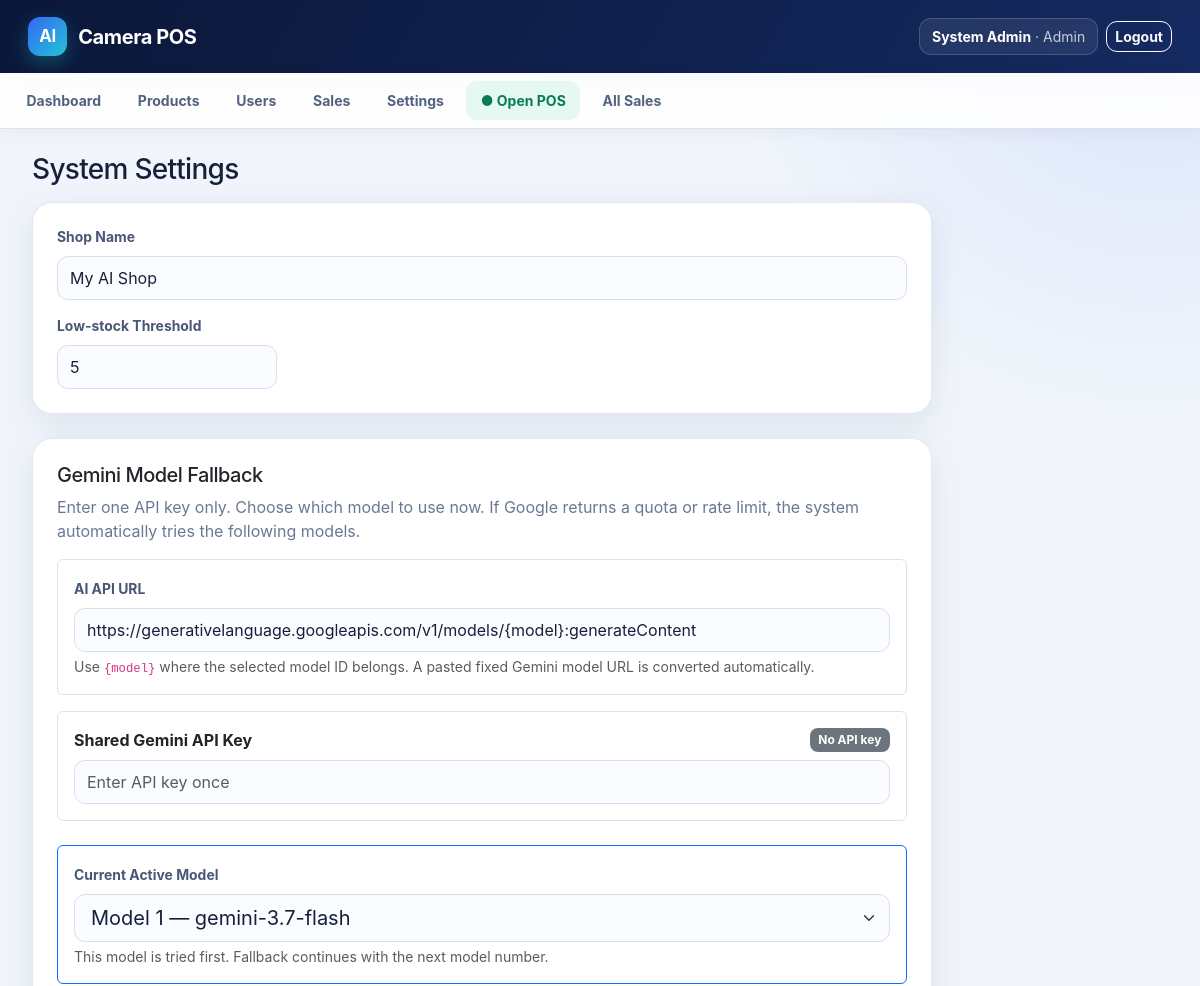
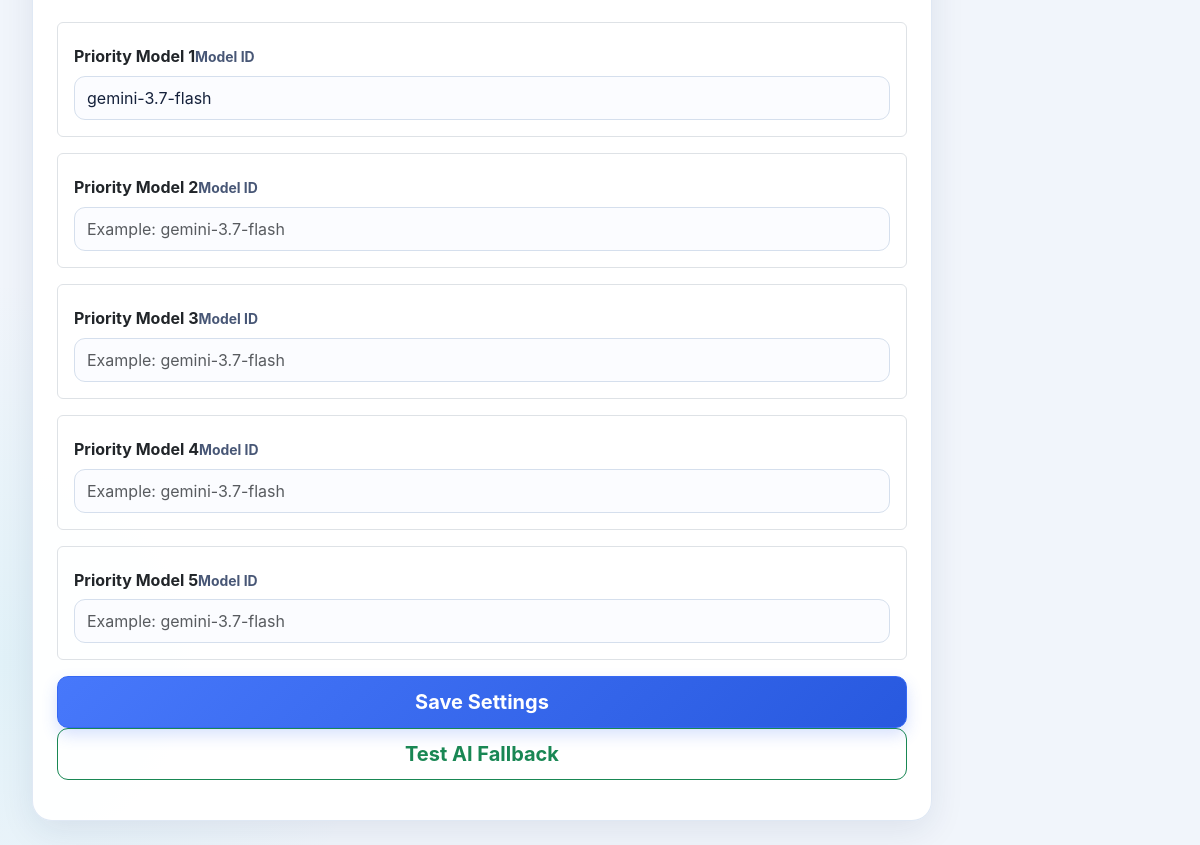
Screenshot of /admin/settings.php (signed in) with the database file from the repository (2 pictures, top to bottom).
### tables this page shows
CREATE TABLE settings (id INT UNSIGNED AUTO_INCREMENT PRIMARY KEY,setting_key VARCHAR(100) NOT NULL UNIQUE,setting_value TEXT NULL,updated_at TIMESTAMP DEFAULT CURRENT_TIMESTAMP ON UPDATE CURRENT_TIMESTAMP);

### config/database.php (called while the page is built, shortened)
<?php
function db(): PDO
{
    static $pdo;
    if (!$pdo) {
        $pdo = new PDO('mysql:host=' . DB_HOST . ';dbname=' . DB_NAME . ';charset=utf8mb4', DB_USER, DB_PASS, [
            PDO::ATTR_ERRMODE => PDO::ERRMODE_EXCEPTION,
            PDO::ATTR_DEFAULT_FETCH_MODE => PDO::FETCH_ASSOC,
            PDO::ATTR_EMULATE_PREPARES => false,
        ]);
    }
    return $pdo;
}

### includes/bootstrap.php (called while the page is built, shortened)
<?php
require_once __DIR__ . '/../config/database.php';
function e(mixed $value): string { return htmlspecialchars((string)$value, ENT_QUOTES, 'UTF-8'); }
function setting(string $key, string $default = ''): string {
    $stmt = db()->prepare('SELECT setting_value FROM settings WHERE setting_key = ?');
    $stmt->execute([$key]); return (string)($stmt->fetchColumn() ?: $default);
}

### admin/settings.php (the view, shortened to what this page needs)
<?php
require __DIR__.'/../includes/bootstrap.php';require_login('admin');
$suggestedModels=['gemini-3.7-flash','gemini-3.5-flash-lite','gemini-3.1-flash-lite'];
$pageTitle='Settings';require __DIR__.'/../includes/header.php';?>
<h1 class="h3 mb-3">System Settings</h1><form method="post"><input type="hidden" name="csrf_token" value="<?=e(csrf_token())?>"><div class="card p-4 mb-4" style="max-width:900px"><label class="form-label">Shop Name</label><input class="form-control mb-3" name="shop_name" value="<?=e(setting('shop_name','My AI Shop'))?>" required><label class="form-label">Low-stock Threshold</label><input class="form-control" style="max-width:220px" type="number" min="0" name="low_stock_threshold" value="<?=e(setting('low_stock_threshold','5'))?>"></div>
<div class="card p-4" style="max-width:900px"><h2 class="h5">Gemini Model Fallback</h2><p class="text-muted">Enter one API key only. Choose which model to use now. If Google returns a quota or rate limit, the system automatically tries the following models.</p><?php $hasSharedKey=setting('gemini_api_key',setting('gemini_api_key_1'))!=='';$activeSlot=(int)setting('gemini_active_slot','1');?><div class="border rounded p-3 mb-3"><label class="form-label fw-bold">AI API URL</label><input class="form-control" type="text" name="gemini_api_url" value="<?=e(setting('gemini_api_url','https://generativelanguage.googleapis.com/v1/models/{model}:generateContent'))?>" required><div class="form-text">Use <code>{model}</code> where the selected model ID belongs. A pasted fixed Gemini model URL is converted automatically.</div></div><div class="border rounded p-3 mb-4"><div class="d-flex justify-content-between mb-2"><strong>Shared Gemini API Key</strong><span class="badge <?=$hasSharedKey?'bg-success':'bg-secondary'?>"><?=$hasSharedKey?'API key saved':'No API key'?></span></div><input class="form-control" type="password" name="gemini_api_key" placeholder="<?=$hasSharedKey?'Leave blank to keep saved key':'Enter API key once'?>" autocomplete="new-password"><?php if($hasSharedKey):?><label class="form-check mt-2"><input class="form-check-input" type="checkbox" name="clear_gemini_api_key"> Remove saved key</label><?php endif;?></div><div class="border border-primary rounded p-3 mb-4"><label class="form-label fw-bold">Current Active Model</label><select class="form-select form-select-lg" name="gemini_active_slot"><?php for($choice=1;$choice<=5;$choice++):$choiceLegacy=$choice===1?setting('gemini_model','gemini-3.7-flash'):'';$choiceModel=setting('gemini_model_'.$choice,$choiceLegacy);?><option value="<?=$choice?>" <?=$activeSlot===$choice?'selected':''?>>Model <?=$choice?><?= $choiceModel!==''?' — '.e($choiceModel):' — Not configured' ?></option><?php endfor;?></select><div class="form-text">This model is tried first. Fallback continues with the next model number.</div></div><datalist id="geminiModels"><?php foreach($suggestedModels as $m):?><option value="<?=e($m)?>"><?php endforeach;?></datalist>
<?php for($slot=1;$slot<=5;$slot++):$legacyModel=$slot===1?setting('gemini_model','gemini-3.7-flash'):'';$model=setting('gemini_model_'.$slot,$legacyModel);?><div class="border rounded p-3 mb-3"><strong>Priority Model <?=$slot?></strong><label class="form-label mt-2">Model ID</label><input class="form-control" name="gemini_model_<?=$slot?>" list="geminiModels" value="<?=e($model)?>" placeholder="Example: gemini-3.7-flash"></div><?php endfor;?>
<button class="btn btn-primary btn-lg">Save Settings</button> <button class="btn btn-outline-success btn-lg" type="button" id="testAi">Test AI Fallback</button><div id="testResult" class="mt-3"></div></div></form>
<?php require __DIR__.'/../includes/footer.php';

### assets/css/app.css (style rules this page uses)
:root { --navy:#0b1739;--navy2:#152a61;--blue:#3568f4;--cyan:#22c4d6;--green:#13a978;--bg:#f1f5fb;--text:#15213b;--muted:#6b7894;--border:#dfe7f3;--shadow:0 10px 35px rgba(22,42,87,.09) }
* { box-sizing:border-box }
body { min-height:100vh;background:radial-gradient(circle at 96% 0,rgba(53,104,244,.12),transparent 27rem),radial-gradient(circle at 0 90%,rgba(34,196,214,.08),transparent 24rem),var(--bg);color:var(--text);font-family:Inter,ui-sans-serif,system-ui,-apple-system,"Segoe UI",sans-serif }
h1,h2,h3,h4,h5 { color:#142246;font-weight:750;letter-spacing:-.025em }
.text-muted { color:var(--muted)!important }
.card { border:1px solid rgba(218,228,243,.85);border-radius:20px;background:rgba(255,255,255,.96);box-shadow:var(--shadow) }
.form-control,.form-select { min-height:44px;border:1px solid #d5dfed;border-radius:11px;background-color:#fbfcff;color:var(--text) }
.form-label { color:#485776;font-size:.87rem;font-weight:650 }
.btn { border-radius:11px;font-weight:680;transition:transform .16s ease,box-shadow .16s ease }
.btn-primary { border-color:var(--blue);background:linear-gradient(135deg,#4778fb,#2859df);box-shadow:0 7px 16px rgba(53,104,244,.2) }
.btn-lg { min-height:52px;padding-inline:1.25rem }
.badge { padding:.48em .72em;border-radius:8px }

### rows the page displays
settings: shop_name "My AI Shop"
settings: low_stock_threshold "5"
settings: gemini_api_url "https://generativelanguage.googleapis.com/v1/models/{model}:generateContent"
settings: gemini_active_slot "Model 1 — gemini-3.7-flash"
settings: setting_value "gemini-3.7-flash"

### other values shown
user()['name'] "System Admin"
user()['role'] "Admin"
